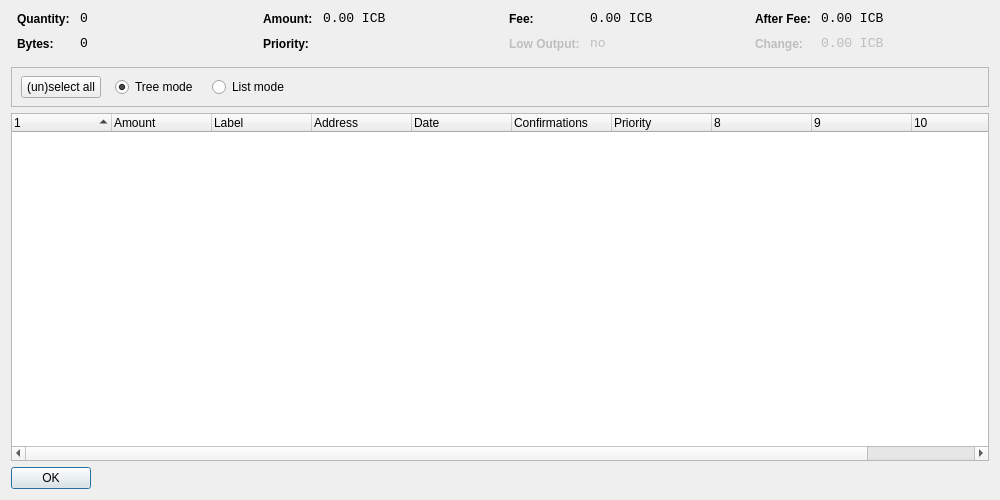
<?xml version="1.0" encoding="UTF-8"?>
<ui version="4.0">
 <class>CoinControlDialog</class>
 <widget class="QDialog" name="CoinControlDialog">
  <property name="geometry">
   <rect>
    <x>0</x>
    <y>0</y>
    <width>1000</width>
    <height>500</height>
   </rect>
  </property>
  <property name="windowTitle">
   <string>Coin Control</string>
  </property>
  <layout class="QVBoxLayout" name="verticalLayout">
   <item>
    <layout class="QHBoxLayout" name="horizontalLayoutTop" stretch="0,0,0,0">
     <property name="topMargin">
      <number>0</number>
     </property>
     <property name="bottomMargin">
      <number>10</number>
     </property>
     <item>
      <layout class="QFormLayout" name="formLayoutCoinControl1">
       <property name="horizontalSpacing">
        <number>10</number>
       </property>
       <property name="verticalSpacing">
        <number>10</number>
       </property>
       <property name="leftMargin">
        <number>6</number>
       </property>
       <property name="rightMargin">
        <number>6</number>
       </property>
       <item row="0" column="0">
        <widget class="QLabel" name="labelCoinControlQuantityText">
         <property name="styleSheet">
          <string notr="true">font-weight:bold;</string>
         </property>
         <property name="text">
          <string>Quantity:</string>
         </property>
        </widget>
       </item>
       <item row="0" column="1">
        <widget class="QLabel" name="labelCoinControlQuantity">
         <property name="font">
          <font>
           <family>Monospace</family>
           <pointsize>10</pointsize>
          </font>
         </property>
         <property name="cursor">
          <cursorShape>IBeamCursor</cursorShape>
         </property>
         <property name="contextMenuPolicy">
          <enum>Qt::ActionsContextMenu</enum>
         </property>
         <property name="text">
          <string notr="true">0</string>
         </property>
         <property name="textInteractionFlags">
          <set>Qt::LinksAccessibleByMouse|Qt::TextSelectableByKeyboard|Qt::TextSelectableByMouse</set>
         </property>
        </widget>
       </item>
       <item row="1" column="0">
        <widget class="QLabel" name="labelCoinControlBytesText">
         <property name="styleSheet">
          <string notr="true">font-weight:bold;</string>
         </property>
         <property name="text">
          <string>Bytes:</string>
         </property>
        </widget>
       </item>
       <item row="1" column="1">
        <widget class="QLabel" name="labelCoinControlBytes">
         <property name="font">
          <font>
           <family>Monospace</family>
           <pointsize>10</pointsize>
          </font>
         </property>
         <property name="cursor">
          <cursorShape>IBeamCursor</cursorShape>
         </property>
         <property name="contextMenuPolicy">
          <enum>Qt::ActionsContextMenu</enum>
         </property>
         <property name="text">
          <string notr="true">0</string>
         </property>
         <property name="textInteractionFlags">
          <set>Qt::LinksAccessibleByMouse|Qt::TextSelectableByKeyboard|Qt::TextSelectableByMouse</set>
         </property>
        </widget>
       </item>
      </layout>
     </item>
     <item>
      <layout class="QFormLayout" name="formLayoutCoinControl2">
       <property name="horizontalSpacing">
        <number>10</number>
       </property>
       <property name="verticalSpacing">
        <number>10</number>
       </property>
       <property name="leftMargin">
        <number>6</number>
       </property>
       <property name="rightMargin">
        <number>6</number>
       </property>
       <item row="0" column="0">
        <widget class="QLabel" name="labelCoinControlAmountText">
         <property name="styleSheet">
          <string notr="true">font-weight:bold;</string>
         </property>
         <property name="text">
          <string>Amount:</string>
         </property>
        </widget>
       </item>
       <item row="0" column="1">
        <widget class="QLabel" name="labelCoinControlAmount">
         <property name="font">
          <font>
           <family>Monospace</family>
           <pointsize>10</pointsize>
          </font>
         </property>
         <property name="cursor">
          <cursorShape>IBeamCursor</cursorShape>
         </property>
         <property name="contextMenuPolicy">
          <enum>Qt::ActionsContextMenu</enum>
         </property>
         <property name="text">
          <string notr="true">0.00 ICB</string>
         </property>
         <property name="textInteractionFlags">
          <set>Qt::LinksAccessibleByMouse|Qt::TextSelectableByKeyboard|Qt::TextSelectableByMouse</set>
         </property>
        </widget>
       </item>
       <item row="1" column="0">
        <widget class="QLabel" name="labelCoinControlPriorityText">
         <property name="styleSheet">
          <string notr="true">font-weight:bold;</string>
         </property>
         <property name="text">
          <string>Priority:</string>
         </property>
        </widget>
       </item>
       <item row="1" column="1">
        <widget class="QLabel" name="labelCoinControlPriority">
         <property name="font">
          <font>
           <family>Monospace</family>
           <pointsize>10</pointsize>
          </font>
         </property>
         <property name="cursor">
          <cursorShape>IBeamCursor</cursorShape>
         </property>
         <property name="contextMenuPolicy">
          <enum>Qt::ActionsContextMenu</enum>
         </property>
         <property name="text">
          <string/>
         </property>
         <property name="textInteractionFlags">
          <set>Qt::LinksAccessibleByMouse|Qt::TextSelectableByKeyboard|Qt::TextSelectableByMouse</set>
         </property>
        </widget>
       </item>
      </layout>
     </item>
     <item>
      <layout class="QFormLayout" name="formLayoutCoinControl3">
       <property name="horizontalSpacing">
        <number>10</number>
       </property>
       <property name="verticalSpacing">
        <number>10</number>
       </property>
       <property name="leftMargin">
        <number>6</number>
       </property>
       <property name="rightMargin">
        <number>6</number>
       </property>
       <item row="0" column="0">
        <widget class="QLabel" name="labelCoinControlFeeText">
         <property name="styleSheet">
          <string notr="true">font-weight:bold;</string>
         </property>
         <property name="text">
          <string>Fee:</string>
         </property>
        </widget>
       </item>
       <item row="0" column="1">
        <widget class="QLabel" name="labelCoinControlFee">
         <property name="font">
          <font>
           <family>Monospace</family>
           <pointsize>10</pointsize>
          </font>
         </property>
         <property name="cursor">
          <cursorShape>IBeamCursor</cursorShape>
         </property>
         <property name="contextMenuPolicy">
          <enum>Qt::ActionsContextMenu</enum>
         </property>
         <property name="text">
          <string notr="true">0.00 ICB</string>
         </property>
         <property name="textInteractionFlags">
          <set>Qt::LinksAccessibleByMouse|Qt::TextSelectableByKeyboard|Qt::TextSelectableByMouse</set>
         </property>
        </widget>
       </item>
       <item row="1" column="0">
        <widget class="QLabel" name="labelCoinControlLowOutputText">
         <property name="enabled">
          <bool>false</bool>
         </property>
         <property name="styleSheet">
          <string notr="true">font-weight:bold;</string>
         </property>
         <property name="text">
          <string>Low Output:</string>
         </property>
        </widget>
       </item>
       <item row="1" column="1">
        <widget class="QLabel" name="labelCoinControlLowOutput">
         <property name="enabled">
          <bool>false</bool>
         </property>
         <property name="font">
          <font>
           <family>Monospace</family>
           <pointsize>10</pointsize>
          </font>
         </property>
         <property name="cursor">
          <cursorShape>IBeamCursor</cursorShape>
         </property>
         <property name="contextMenuPolicy">
          <enum>Qt::ActionsContextMenu</enum>
         </property>
         <property name="text">
          <string notr="true">no</string>
         </property>
         <property name="textInteractionFlags">
          <set>Qt::LinksAccessibleByMouse|Qt::TextSelectableByKeyboard|Qt::TextSelectableByMouse</set>
         </property>
        </widget>
       </item>
      </layout>
     </item>
     <item>
      <layout class="QFormLayout" name="formLayoutCoinControl4">
       <property name="horizontalSpacing">
        <number>10</number>
       </property>
       <property name="verticalSpacing">
        <number>10</number>
       </property>
       <property name="leftMargin">
        <number>6</number>
       </property>
       <property name="rightMargin">
        <number>6</number>
       </property>
       <item row="0" column="0">
        <widget class="QLabel" name="labelCoinControlAfterFeeText">
         <property name="styleSheet">
          <string notr="true">font-weight:bold;</string>
         </property>
         <property name="text">
          <string>After Fee:</string>
         </property>
        </widget>
       </item>
       <item row="0" column="1">
        <widget class="QLabel" name="labelCoinControlAfterFee">
         <property name="font">
          <font>
           <family>Monospace</family>
           <pointsize>10</pointsize>
          </font>
         </property>
         <property name="cursor">
          <cursorShape>IBeamCursor</cursorShape>
         </property>
         <property name="contextMenuPolicy">
          <enum>Qt::ActionsContextMenu</enum>
         </property>
         <property name="text">
          <string notr="true">0.00 ICB</string>
         </property>
         <property name="textInteractionFlags">
          <set>Qt::LinksAccessibleByMouse|Qt::TextSelectableByKeyboard|Qt::TextSelectableByMouse</set>
         </property>
        </widget>
       </item>
       <item row="1" column="0">
        <widget class="QLabel" name="labelCoinControlChangeText">
         <property name="enabled">
          <bool>false</bool>
         </property>
         <property name="styleSheet">
          <string notr="true">font-weight:bold;</string>
         </property>
         <property name="text">
          <string>Change:</string>
         </property>
        </widget>
       </item>
       <item row="1" column="1">
        <widget class="QLabel" name="labelCoinControlChange">
         <property name="enabled">
          <bool>false</bool>
         </property>
         <property name="font">
          <font>
           <family>Monospace</family>
           <pointsize>10</pointsize>
          </font>
         </property>
         <property name="cursor">
          <cursorShape>IBeamCursor</cursorShape>
         </property>
         <property name="contextMenuPolicy">
          <enum>Qt::ActionsContextMenu</enum>
         </property>
         <property name="text">
          <string notr="true">0.00 ICB</string>
         </property>
         <property name="textInteractionFlags">
          <set>Qt::LinksAccessibleByMouse|Qt::TextSelectableByKeyboard|Qt::TextSelectableByMouse</set>
         </property>
        </widget>
       </item>
      </layout>
     </item>
    </layout>
   </item>
   <item>
    <widget class="QFrame" name="frame">
     <property name="minimumSize">
      <size>
       <width>0</width>
       <height>40</height>
      </size>
     </property>
     <property name="frameShape">
      <enum>QFrame::StyledPanel</enum>
     </property>
     <property name="frameShadow">
      <enum>QFrame::Sunken</enum>
     </property>
     <widget class="QWidget" name="horizontalLayoutWidget">
      <property name="geometry">
       <rect>
        <x>10</x>
        <y>0</y>
        <width>781</width>
        <height>41</height>
       </rect>
      </property>
      <layout class="QHBoxLayout" name="horizontalLayoutPanel" stretch="0,0,0,0,0">
       <property name="spacing">
        <number>14</number>
       </property>
       <item>
        <widget class="QPushButton" name="pushButtonSelectAll">
         <property name="sizePolicy">
          <sizepolicy hsizetype="Maximum" vsizetype="Fixed">
           <horstretch>0</horstretch>
           <verstretch>0</verstretch>
          </sizepolicy>
         </property>
         <property name="text">
          <string>(un)select all</string>
         </property>
        </widget>
       </item>
       <item>
        <widget class="QRadioButton" name="radioTreeMode">
         <property name="sizePolicy">
          <sizepolicy hsizetype="Maximum" vsizetype="Fixed">
           <horstretch>0</horstretch>
           <verstretch>0</verstretch>
          </sizepolicy>
         </property>
         <property name="text">
          <string>Tree mode</string>
         </property>
         <property name="checked">
          <bool>true</bool>
         </property>
        </widget>
       </item>
       <item>
        <widget class="QRadioButton" name="radioListMode">
         <property name="sizePolicy">
          <sizepolicy hsizetype="Maximum" vsizetype="Fixed">
           <horstretch>0</horstretch>
           <verstretch>0</verstretch>
          </sizepolicy>
         </property>
         <property name="text">
          <string>List mode</string>
         </property>
        </widget>
       </item>
       <item>
        <spacer name="horizontalSpacer">
         <property name="orientation">
          <enum>Qt::Horizontal</enum>
         </property>
         <property name="sizeHint" stdset="0">
          <size>
           <width>40</width>
           <height>20</height>
          </size>
         </property>
        </spacer>
       </item>
      </layout>
     </widget>
    </widget>
   </item>
   <item>
    <widget class="CoinControlTreeWidget" name="treeWidget">
     <property name="contextMenuPolicy">
      <enum>Qt::CustomContextMenu</enum>
     </property>
     <property name="sortingEnabled">
      <bool>false</bool>
     </property>
     <property name="columnCount">
      <number>11</number>
     </property>
     <attribute name="headerShowSortIndicator" stdset="0">
      <bool>true</bool>
     </attribute>
     <attribute name="headerStretchLastSection">
      <bool>false</bool>
     </attribute>
     <column>
      <property name="text">
       <string/>
      </property>
     </column>
     <column>
      <property name="text">
       <string>Amount</string>
      </property>
     </column>
     <column>
      <property name="text">
       <string>Label</string>
      </property>
     </column>
     <column>
      <property name="text">
       <string>Address</string>
      </property>
     </column>
     <column>
      <property name="text">
       <string>Date</string>
      </property>
     </column>
     <column>
      <property name="text">
       <string>Confirmations</string>
      </property>
      <property name="toolTip">
       <string>Confirmed</string>
      </property>
     </column>
     <column>
      <property name="text">
       <string>Priority</string>
      </property>
     </column>
     <column>
      <property name="text">
       <string/>
      </property>
     </column>
     <column>
      <property name="text">
       <string/>
      </property>
     </column>
     <column>
      <property name="text">
       <string/>
      </property>
     </column>
     <column>
      <property name="text">
       <string/>
      </property>
     </column>
    </widget>
   </item>
   <item>
    <widget class="QDialogButtonBox" name="buttonBox">
     <property name="sizePolicy">
      <sizepolicy hsizetype="Maximum" vsizetype="Fixed">
       <horstretch>0</horstretch>
       <verstretch>0</verstretch>
      </sizepolicy>
     </property>
     <property name="orientation">
      <enum>Qt::Horizontal</enum>
     </property>
     <property name="standardButtons">
      <set>QDialogButtonBox::Ok</set>
     </property>
    </widget>
   </item>
  </layout>
 </widget>
 <customwidgets>
  <customwidget>
   <class>CoinControlTreeWidget</class>
   <extends>QTreeWidget</extends>
   <header>coincontroltreewidget.h</header>
  </customwidget>
 </customwidgets>
 <resources/>
 <connections/>
</ui>
